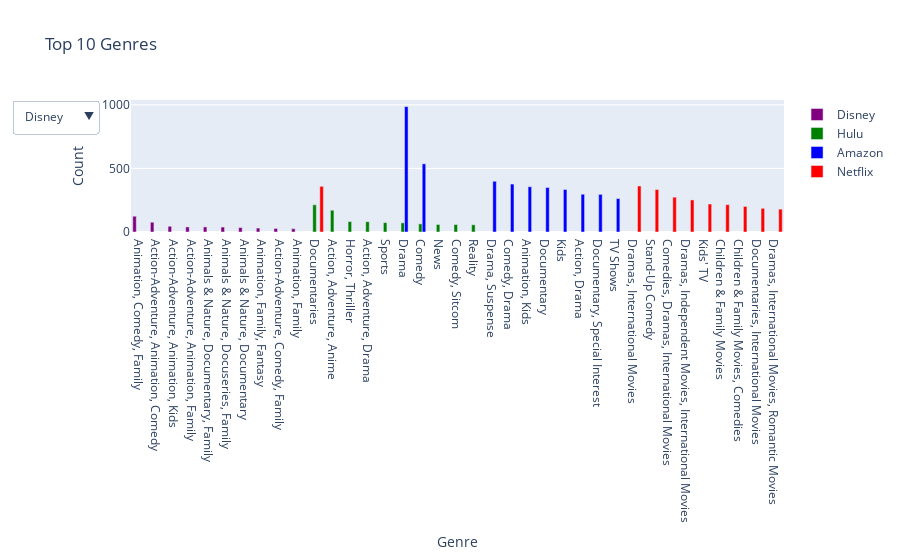

The notebook cell this image was saved under:
### Code cell
#  top 10 disney
fig = go.Figure()

# Top 10 Disney
fig.add_trace(go.Bar(
    x=disney_10.index,
    y=disney_10.values,
    name='Disney',
    marker=dict(color='purple')
))

# Top 10 Hulu
fig.add_trace(go.Bar(
    x=hulu_10.index,
    y=hulu_10.values,
    name='Hulu',
    marker=dict(color='green')
))

# Top 10 Amazon
fig.add_trace(go.Bar(
    x=amazon_10.index,
    y=amazon_10.values,
    name='Amazon',
    marker=dict(color='blue')
))

# Top 10 Netflix
fig.add_trace(go.Bar(
    x=netflix_10.index,
    y=netflix_10.values,
    name='Netflix',
    marker=dict(color='red')
))

# Top 10 for all streaming services
fig.add_trace(go.Bar(
    x=top10_genre.index,
    y=top10_genre.values,
    name='Genres',
    visible=False
))

# Dropdown menu
fig.update_layout(
    updatemenus=[
        {
            "buttons": [
                {
                    "label": "Disney",
                    "method": "update",
                    "args": [{"visible": [True, False, False, False, False]}, {"title": "Top 10 Genres in Disney"}],
                },
                {
                    "label": "Hulu",
                    "method": "update",
                    "args": [{"visible": [False, True, False, False, False]}, {"title": "Top 10 Genres in Hulu"}],
                },
                {
                    "label": "Amazon",
                    "method": "update",
                    "args": [{"visible": [False, False, True, False, False]}, {"title": "Top 10 Genres in Amazon"}],
                },
                {
                    "label": "Netflix",
                    "method": "update",
                    "args": [{"visible": [False, False, False, True, False]}, {"title": "Top 10 Genres in Netflix"}],
                },
                {
                    "label": "All",
                    "method": "update",
                    "args": [{"visible": [False, False, False, False, True]}, {"title": "Top 10 Genres"}],
                }
            ],
            "direction": "down",
            "showactive": True,
        }
    ]
)

# Set titles
fig.update_layout(
    title="Top 10 Genres",
    xaxis_title="Genre",
    yaxis_title="Count"
)

# Show the plot
fig.show()

### Figure 1 — Plotly figure (JSON) as saved in the notebook; plotly's stock layout.template omitted (floating-point values rounded to 4 significant figures)
{"data": [{"marker": {"color": "purple"}, "name": "Disney", "type": "bar", "x": ["Animation, Comedy, Family", "Action-Adventure, Animation, Comedy", "Action-Adventure, Animation, Kids", "Action-Adventure, Animation, Family", "Animals & Nature, Documentary, Family", "Animals & Nature, Docuseries, Family", "Animals & Nature, Documentary", "Animation, Family, Fantasy", "Action-Adventure, Comedy, Family", "Animation, Family"], "y": [124, 77, 45, 40, 40, 39, 35, 31, 28, 26]}, {"marker": {"color": "green"}, "name": "Hulu", "type": "bar", "x": ["Documentaries", "Action, Adventure, Anime", "Horror, Thriller", "Action, Adventure, Drama", "Sports", "Drama", "Comedy", "News", "Comedy, Sitcom", "Reality"], "y": [214, 171, 82, 81, 74, 72, 64, 59, 59, 57]}, {"marker": {"color": "blue"}, "name": "Amazon", "type": "bar", "x": ["Drama", "Comedy", "Drama, Suspense", "Comedy, Drama", "Animation, Kids", "Documentary", "Kids", "Action, Drama", "Documentary, Special Interest", "TV Shows"], "y": [986, 536, 399, 377, 356, 350, 334, 297, 296, 263]}, {"marker": {"color": "red"}, "name": "Netflix", "type": "bar", "x": ["Dramas, International Movies", "Documentaries", "Stand-Up Comedy", "Comedies, Dramas, International Movies", "Dramas, Independent Movies, International Movies", "Kids' TV", "Children & Family Movies", "Children & Family Movies, Comedies", "Documentaries, International Movies", "Dramas, International Movies, Romantic Movies"], "y": [362, 359, 334, 274, 252, 220, 215, 201, 186, 180]}, {"name": "Genres", "type": "bar", "visible": false, "x": ["Drama", "Comedy", "Documentaries", "Comedy, Drama", "Drama, Suspense", "Documentary", "Animation, Kids", "Kids", "Dramas, International Movies", "Stand-Up Comedy"], "y": [1061, 608, 573, 421, 399, 375, 373, 367, 362, 334]}], "layout": {"title": {"text": "Top 10 Genres"}, "updatemenus": [{"buttons": [{"args": [{"visible": [true, false, false, false, false]}, {"title": "Top 10 Genres in Disney"}], "label": "Disney", "method": "update"}, {"args": [{"visible": [false, true, false, false, false]}, {"title": "Top 10 Genres in Hulu"}], "label": "Hulu", "method": "update"}, {"args": [{"visible": [false, false, true, false, false]}, {"title": "Top 10 Genres in Amazon"}], "label": "Amazon", "method": "update"}, {"args": [{"visible": [false, false, false, true, false]}, {"title": "Top 10 Genres in Netflix"}], "label": "Netflix", "method": "update"}, {"args": [{"visible": [false, false, false, false, true]}, {"title": "Top 10 Genres"}], "label": "All", "method": "update"}], "direction": "down", "showactive": true}], "xaxis": {"title": {"text": "Genre"}}, "yaxis": {"title": {"text": "Count"}}}}
